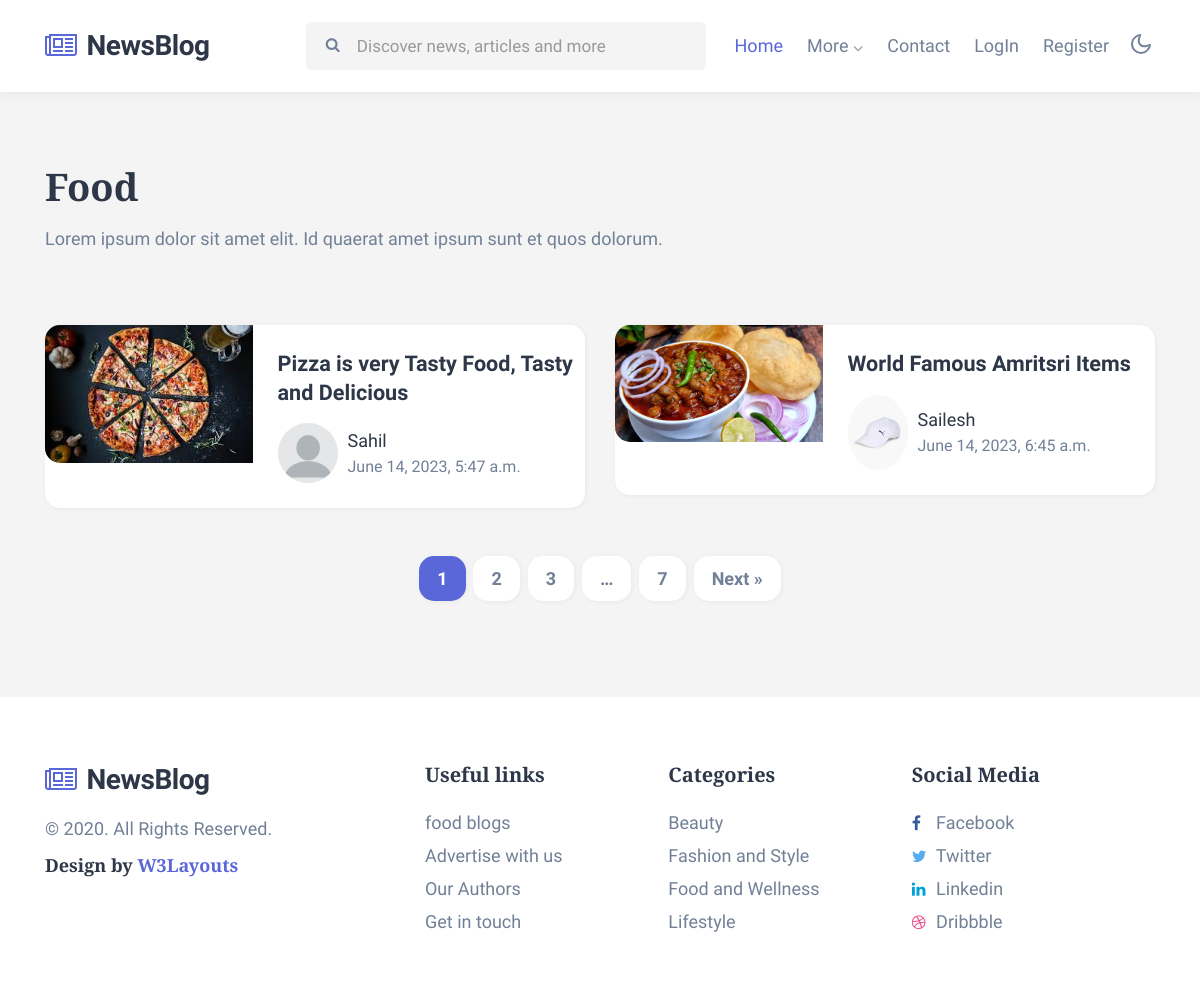
Screenshot of /food/ with the database file from the repository.
### blogapp/models.py (models this page shows, shortened)
class Blog(models.Model):
    c1 = [('food','food'),
          ('lifestyle','lifestyle'),
          ('fashion','fashion'),
          ('beauty','beauty')]
    title = models.CharField(max_length=150)
    des = models.TextField()
    pic = models.FileField(upload_to='blog_photos', default='nature.jpg')
    time = models.DateTimeField(auto_now=True)
    user = models.ForeignKey(User, on_delete=models.CASCADE)
    category = models.CharField(max_length=150, choices=c1)

class User(models.Model):
    v1 = [('Male','Male'),
          ('Female','Female'),
          ('Others','Others')]
    first_name = models.CharField(max_length=150)
    last_name = models.CharField(max_length=150)
    email = models.EmailField(unique=True)
    username = models.CharField(max_length=100,unique=True)
    password = models.CharField(max_length=255)
    gender = models.CharField(max_length=50,choices=v1)
    pic = models.FileField(upload_to='profile_pics',default='saaad.jpg')

### blogapp/views.py (the view)
# urls.py: path('food/', food, name='food'),
def food(request):
    l1 = Blog.objects.filter(category = 'food')
    try:
        u_obj = User.objects.get(username = request.session['username'])
        return render(request, 'food.html', {'userdata':u_obj, 'food_blogs': l1})
    except:
        return render(request, 'food.html', {'food_blogs': l1})

### blogapp/templates/food.html
{% extends 'base.html' %}
{% load static %}
{% block content %}
<div class="w3l-homeblock2 w3l-homeblock5 py-5">
    <div class="container pt-md-4 pb-md-5">
        <h3 class="category-title mb-3"> Food</h3>
        <p class="mb-sm-5 mb-4 max-width">Lorem ipsum dolor sit amet elit. Id quaerat amet ipsum sunt et quos dolorum.</p>
        <div class="row">
            {% for i in food_blogs %}
            <div class="col-lg-6 mt-4">
                <div class="bg-clr-white hover-box">
                    <div class="row">
                        <div class="col-sm-5 position-relative">
                            <a href="{% url 'single_blog' i.id %}" class="image-mobile">
                                <img class="card-img-bottom d-block radius-image-full" src="{{i.pic.url}}" alt="Card image cap">
                            </a>
                        </div>
                        <div class="col-sm-7 card-body blog-details align-self">
                            <a href="{% url 'single_blog' i.id %}" class="blog-desc">{{i.title}}
                            </a>
                            <div class="author align-items-center">
                                <img src="{{i.user.pic.url}}" alt="" class="img-fluid rounded-circle">
                                <ul class="blog-meta">
                                    <li>
                                        <a href="author.html">{{i.user.first_name}}</a>
                                    </li>
                                    <li class="meta-item blog-lesson">
                                        <span class="meta-value">{{i.time}}</span>
                                    </li>
                                </ul>
                            </div>
                        </div>
                    </div>
                </div>
            </div>
            {% endfor %}
        </div>
        <ul class="site-pagination text-center mt-md-5 mt-4">
            <li><span aria-current="page" class="page-numbers current">1</span></li>
            <li><a class="page-numbers" href="#page2">2</a></li>
            <li><a class="page-numbers" href="#page3">3</a></li>
            <li><span class="page-numbers dots">…</span></li>
            <li><a class="page-numbers" href="#page7">7</a></li>
            <li><a class="next page-numbers" href="#next">Next »</a></li>
        </ul>
    </div>
</div>
{% endblock %}

### rows the page displays
Blog: pic (picture), title "Pizza is very Tasty Food, Tasty and Delicious", user.pic (picture), user.first_name "Sahil", time "June 14, 2023, 5:47 a.m."
Blog: pic (picture), title "World Famous Amritsri Items", user.pic (picture), user.first_name "Sailesh", time "June 14, 2023, 6:45 a.m."
